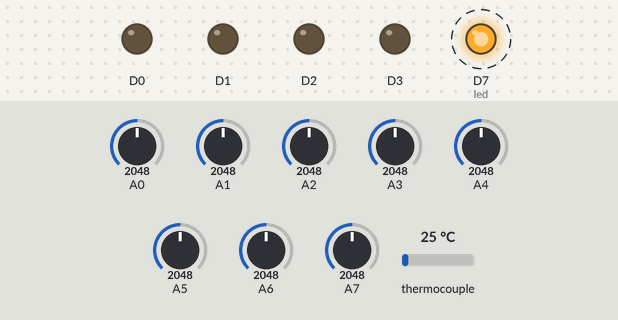
Simulated run of this sketch. Board: Particle Photon. On the bench: output pins drawn as LEDs (lit = HIGH). Dashed ring = blinking. The test bench sets the inputs (shaded band); at power-on: A0 = 2048, A1 = 2048, A2 = 2048, A3 = 2048, A4 = 2048, A5 = 2048, A6 = 2048, A7 = 2048, thermocouple 25 °C.

Above: at 0.09 s.
Timing chart, 0 to 3.0 s (numbered marks = the images above):
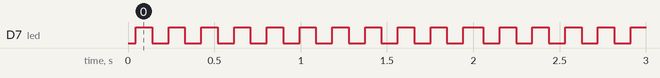

Measured:
- by itself, D7 (led): alternates HIGH for 0.09 s and LOW for 0.09 s

The sketch:

week_1_to_4_spark_code_TC.ino
```cpp
//Base Spark Code for Labs 1 & 2 (Weeks 1-4)
//MAE 221 Fall 2015
//This code allows for all ports to be read simultaneously, while setting points one at a time or all at once
#include "Adafruit_MAX31855/Adafruit_MAX31855.h"
#include "math.h"

char publishString[200]; //a place holer for the publish string
int count = 0; //looper that allows us to have a control responsive photon while not flooding the cloud with data every 50 ms
int countto = 20; // wait 20 clicks before publishing data
int waiter = 50; //in ms
int samps = 50; //sampler counter for smooth smoothness

//MAX31855 requires 3 digital pins
int thermoDO = D6;
int thermoCS = D5;
int thermoCLK = D4;

Adafruit_MAX31855 thermocouple(thermoCLK, thermoCS, thermoDO); //define a MAX31855 structure called thermocouple

void setup() //run this loop just once upon start, or upon reset
{
  //This will send back the big data string
  Spark.variable("lab_data", &publishString, STRING);
  //We'll use these to send the digital state
  Spark.function("setOutput", setOutput);
  Spark.function("setOutputs", setOutputs);

  //set analog pins to input mode
  pinMode(A0, INPUT);
  pinMode(A1, INPUT);
  pinMode(A2, INPUT);
  pinMode(A3, INPUT);
  pinMode(A4, INPUT);
  pinMode(A5, INPUT);
  pinMode(A6, INPUT);
  pinMode(A7, INPUT);

  //set digital pins not used by MAX31855 (4,5,6) to output mode
  pinMode(D0, OUTPUT);
  pinMode(D1, OUTPUT);
  pinMode(D2, OUTPUT);
  pinMode(D3, OUTPUT);
  pinMode(D7, OUTPUT); //led

}

void loop() //repeat this loop forever
{
    //declare pin labels as integers
    int a0 = 0;
    int a1 = 0;
    int a2 = 0;
    int a3 = 0;
    int a4 = 0;
    int a5 = 0;
    int a6 = 0;
    int a7 = 0;

    int d0;
    int d1;
    int d2;
    int d3;

    //average the readings at each port for stability
    for (int j = 0; j < samps; j++) //sum values samps times
   {
     a0 += analogRead(A0);
     a1 += analogRead(A1);
     a2 += analogRead(A2);
     a3 += analogRead(A3);
     a4 += analogRead(A4);
     a5 += analogRead(A5);
     a6 += analogRead(A6);
     a7 += analogRead(A7);

   }
    // take the average
    a0 = a0/samps;
    a1 = a1/samps;
    a2 = a2/samps;
    a3 = a3/samps;
    a4 = a4/samps;
    a5 = a5/samps;
    a6 = a6/samps;
    a7 = a7/samps;

    d0 = digitalRead(0);
    d1 = digitalRead(1);
    d2 = digitalRead(2);
    d3 = digitalRead(3);
    //d4 = digitalRead(4);

    //wait countto clicks before sending publish data; blink the led every X to let us know how hard it's working
    if (count > countto )
    {
     float temp = thermocouple.readCelsius(); //read from MAX31855 TC chip
    if (isnan(temp))
    {
        temp=-42; //If no TC is connected, temperature whigs out.
     }
     sprintf(publishString,"{\"a0\": %d, \"a1\": %d, \"a2\": %d,\"a3\": %d,\"a4\": %d,\"a5\": %d,\"a6\": %d,\"a7\": %d,\"d0\": %d,\"d1\": %d,\"d2\": %d,\"d3\": %d,\"temp\": %f}",a0,a1,a2,a3,a4,a5,a6,a7,d0,d1,d2,d3,temp);
     Spark.publish("lab_data",publishString);
     count = 0;
    }

    else count +=1;
    digitalWrite(7,!digitalRead(7));
    delay(waiter);

}

//set one input
int setOutput(String potter)
{
  //break the input string down into two parts.  1st in the bit to control, second is the value.  e.g. 41 means 'pin 4 high', 30 means 'pin 3 low'
  digitalWrite(potter.charAt(0)-48,potter.charAt(1)-48); //subtract 48 to make sense of ascii (i.e. ascii(48) = 0)
  return potter.toInt();
}

//set all inputs at once
int setOutputs(String potter)
{
  //break the input string down into bit parts, update all.  e.g. 1001 sets 0 and 3 high, 1 and 2 low
  digitalWrite(0,potter.charAt(0)-48); //subtract 48 to make sense of ascii (i.e. ascii(48) = 0)
  digitalWrite(1,potter.charAt(1)-48); //subtract 48 to make sense of ascii (i.e. ascii(48) = 0)
  digitalWrite(2,potter.charAt(2)-48); //subtract 48 to make sense of ascii (i.e. ascii(48) = 0)
  digitalWrite(3,potter.charAt(3)-48); //subtract 48 to make sense of ascii (i.e. ascii(48) = 0)
  return potter.charAt(0);
}
```
